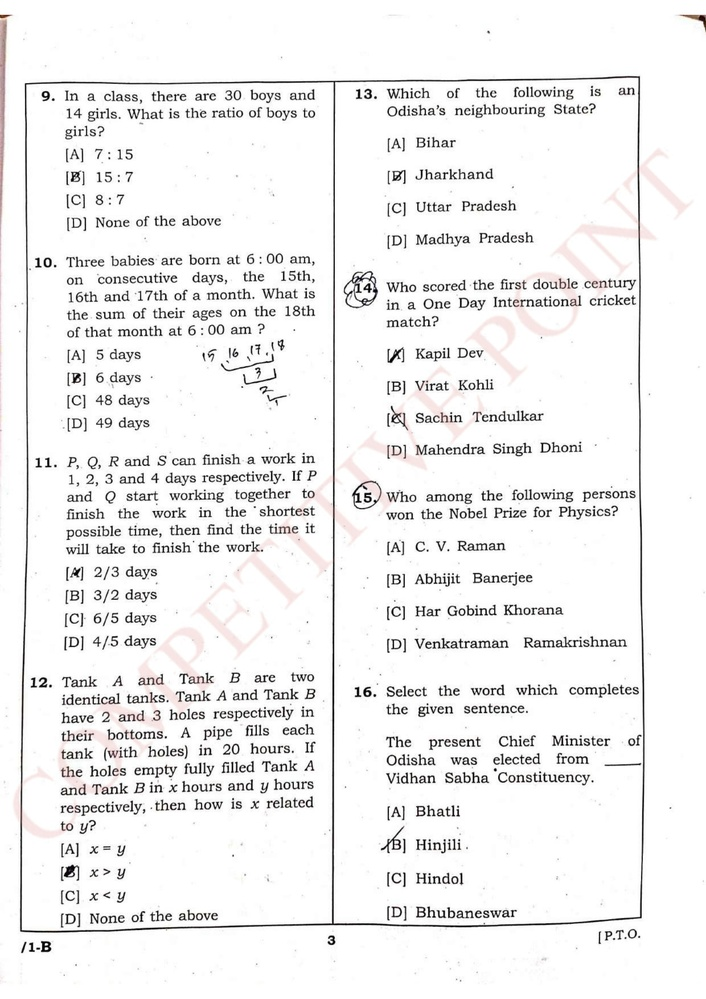
#> input picture doc_pipeline/test.jpg, 706 x 999 px, shrunk from 1620 x 2292 before the run
$ python -i table_detector.py   (imports and definitions only)
#> lines starting #> are read from the running program, lines starting #| are printed output that depends on the picture; after the words box and inside, x2 and y2 are one past the last pixel; in counts of white or black regions, pixels touching at a corner belong together
import cv2
import numpy as np

def detect_tables(image_path):
    """
    Detects table grids in an image using morphological operations.
    Returns a list of bounding boxes: [{"x": x, "y": y, "width": w, "height": h, "type": 3, "text": ""}]
    """
#> called with image_path = '../test.jpg'
    img = cv2.imread(image_path)
#> img is the input picture: shape (999, 706, 3); mean B, G, R 240.4, 240.5, 240.9
    if img is None:
        return []

    # Convert to grayscale
    gray = cv2.cvtColor(img, cv2.COLOR_BGR2GRAY)

    # Apply adaptive thresholding to get a binary image (tables/lines are white, background is black)
    binary = cv2.adaptiveThreshold(
        ~gray, 255, cv2.ADAPTIVE_THRESH_MEAN_C, cv2.THRESH_BINARY, 15, -2
    )
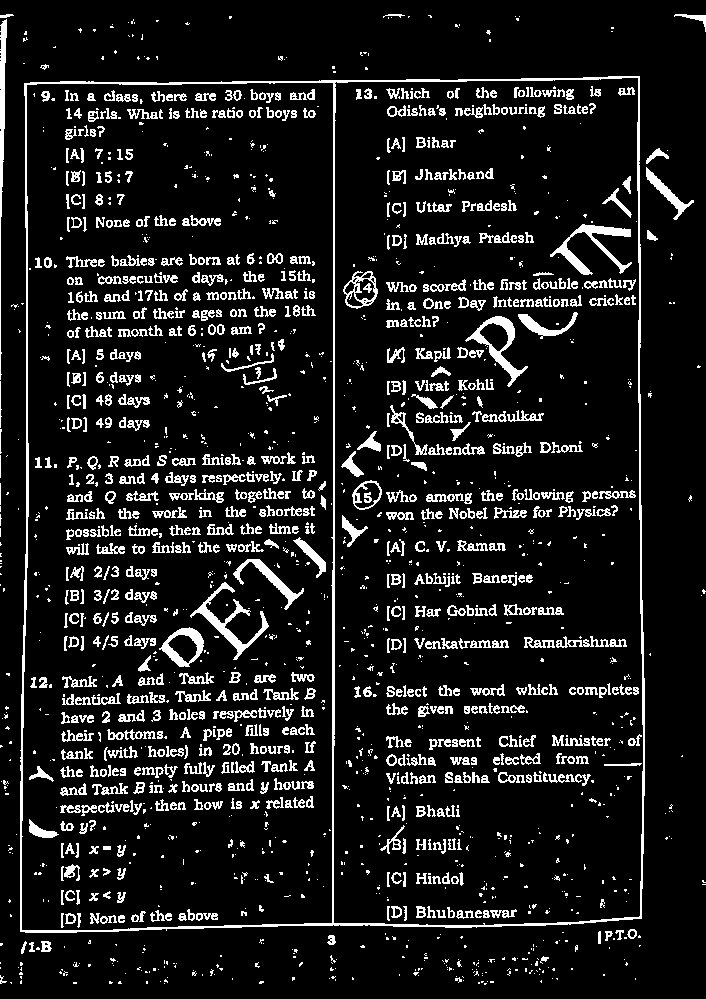
#> binary: shape (999, 706); 10.7% white in thin lines or dots

    # Horizontal lines
    horizontal_kernel = cv2.getStructuringElement(cv2.MORPH_RECT, (40, 1))
    horizontal_lines = cv2.morphologyEx(binary, cv2.MORPH_OPEN, horizontal_kernel, iterations=2)
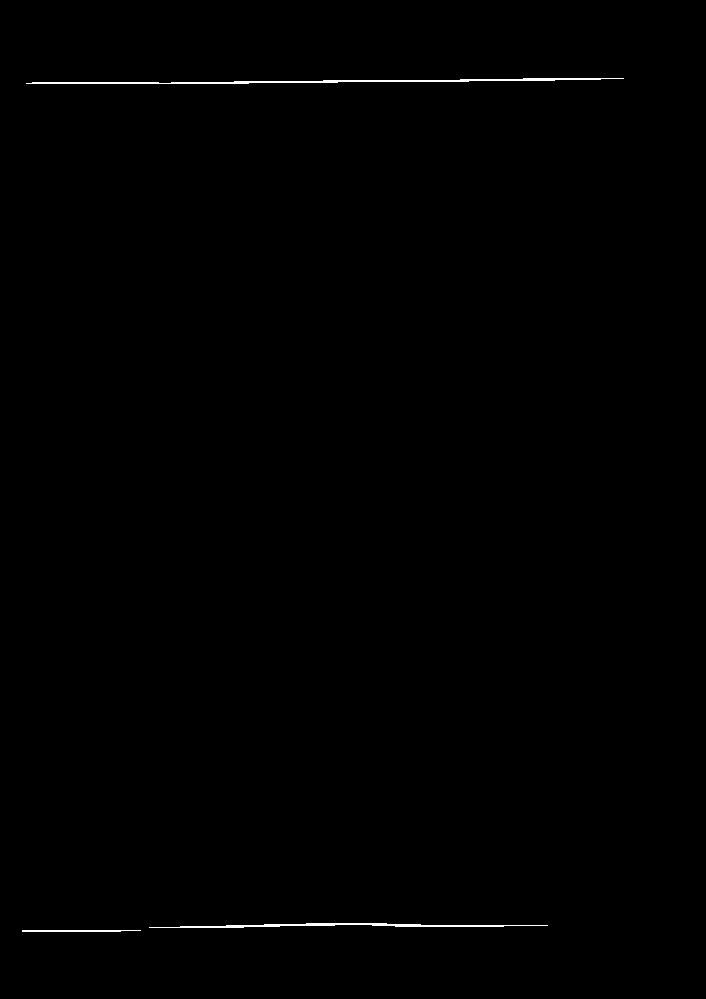
#> horizontal_lines: shape (999, 706); 0.32% white in thin lines or dots, all inside (x1, y1, x2, y2) = (22, 78, 624, 932)

    # Vertical lines
    vertical_kernel = cv2.getStructuringElement(cv2.MORPH_RECT, (1, 40))
    vertical_lines = cv2.morphologyEx(binary, cv2.MORPH_OPEN, vertical_kernel, iterations=2)
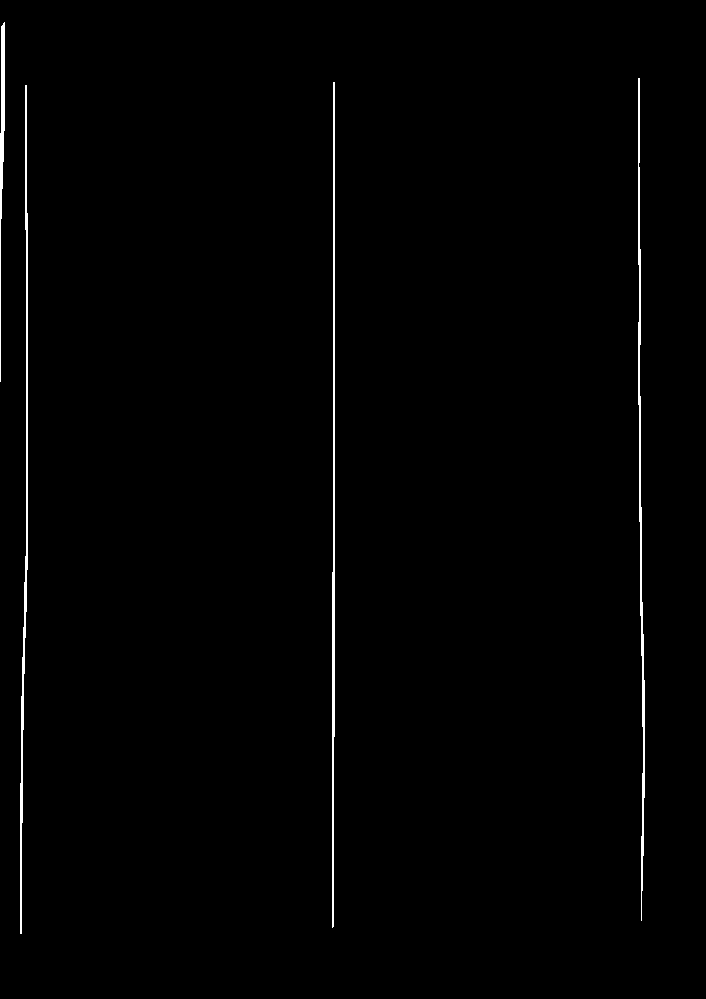
#> vertical_lines: shape (999, 706); 0.91% white in thin lines or dots, all inside (x1, y1, x2, y2) = (0, 22, 645, 934)

    # Combine lines to get the grid
    table_mask = cv2.addWeighted(horizontal_lines, 0.5, vertical_lines, 0.5, 0.0)
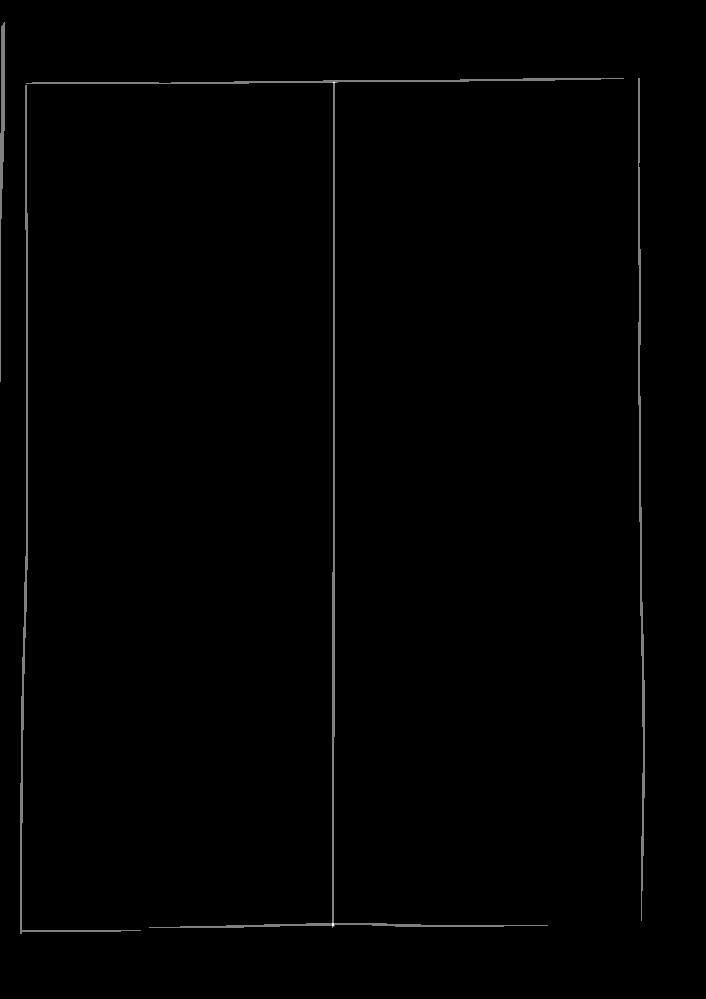
#> table_mask: shape (999, 706); min 0, max 255, mean 1.6
    _, table_mask = cv2.threshold(table_mask, 100, 255, cv2.THRESH_BINARY)
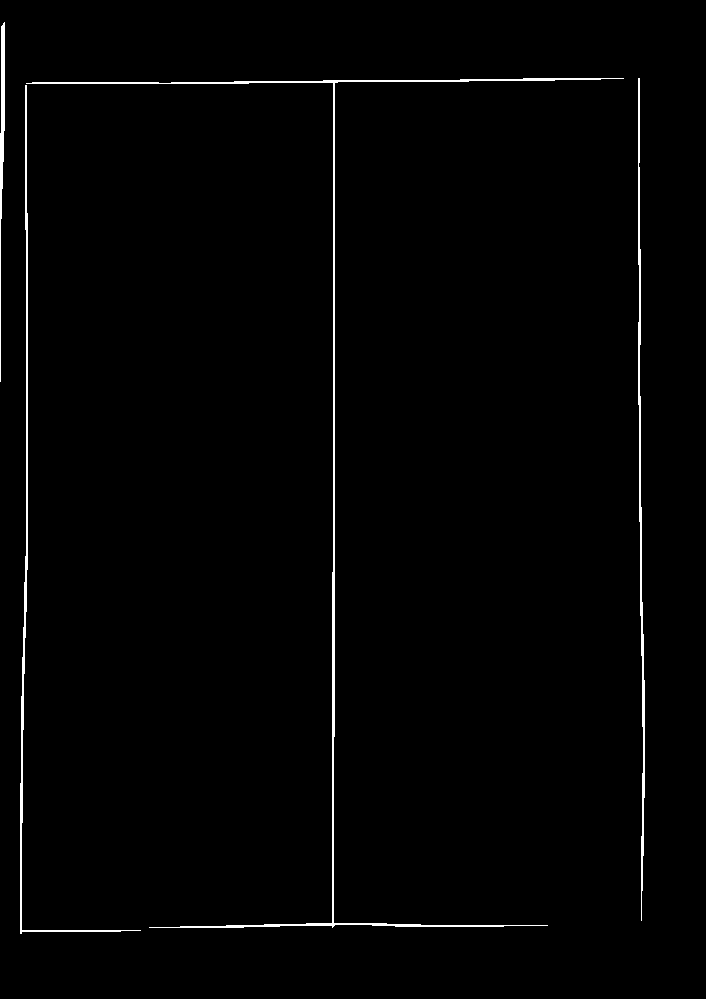
#> table_mask: shape (999, 706); 1.2% white in thin lines or dots, all inside (x1, y1, x2, y2) = (0, 22, 645, 934)

    # Find contours (the tables)
    contours, _ = cv2.findContours(table_mask, cv2.RETR_EXTERNAL, cv2.CHAIN_APPROX_SIMPLE)
#> contours = 4 contours; box (x1, y1, x2, y2) and area: (26, 78, 624, 928) 2066, (20, 85, 141, 934) 1112, (638, 78, 645, 921) 1000, (0, 22, 5, 382) 494

    table_blocks = []
    for c in contours:
        x, y, w, h = cv2.boundingRect(c)
        # Filter for significant area to avoid noise
        if w > 100 and h > 100:
            table_blocks.append({
                "type": 3,  # Treat it as a picture/diagram block
                "text": "",
                "x": x,
                "y": y,
                "width": w,
                "height": h,
                "is_opencv_table": True
            })
#> this loop made 4 passes
#> (x, y, w, h) on passes 1 to 4: (20, 85, 121, 849), (638, 78, 7, 843), (26, 78, 598, 850), (0, 22, 5, 360)
#> after the loop, table_blocks = 2 items

    return table_blocks

>>> result = detect_tables('../test.jpg')
#> result = 2 items
